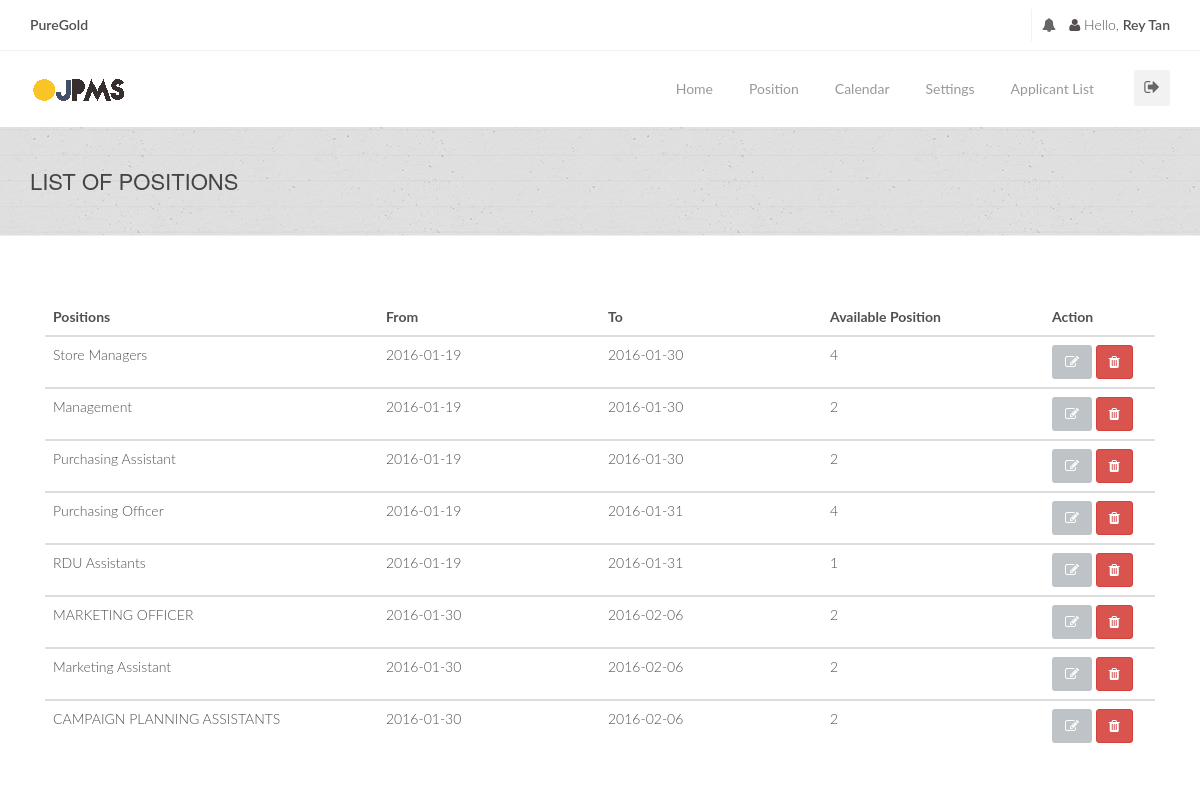
Screenshot of /company/company-positionlist.php (signed in) with the database file from the repository.
### tables this page shows
CREATE TABLE `companyinfotbl` (
  `CompanyID` int(255) NOT NULL AUTO_INCREMENT,
  `CompanyName` varchar(255) DEFAULT NULL,
  `Description` varchar(10000) DEFAULT NULL,
  `Industry` varchar(255) DEFAULT '',
  `Classification` varchar(255) DEFAULT NULL,
  `City` varchar(255) DEFAULT NULL,
  `PostalCode` varchar(255) DEFAULT NULL,
  `PhoneNum` varchar(255) DEFAULT NULL,
  `MobileNum` varchar(255) DEFAULT NULL,
  `Fax` varchar(255) DEFAULT NULL,
  `FirstName` varchar(255) DEFAULT NULL,
  `MiddleName` varchar(255) DEFAULT NULL,
  `LastName` varchar(255) DEFAULT NULL,
  `Position` varchar(255) DEFAULT NULL,
  `Department` varchar(255) DEFAULT NULL,
  `Email` varchar(255) DEFAULT NULL,
  `Password` varchar(255) DEFAULT NULL,
  `SaltedPassword` varchar(255) DEFAULT NULL,
  `Address` varchar(255) DEFAULT NULL,
  `Status` varchar(255) DEFAULT NULL,
  `Wesbite` varchar(255) DEFAULT NULL,
  PRIMARY KEY (`CompanyID`)
);

CREATE TABLE `comppositiontbl` (
  `PositionID` int(11) NOT NULL AUTO_INCREMENT,
  `CompanyID` varchar(50) DEFAULT NULL,
  `Email` varchar(255) DEFAULT NULL,
  `PostingDateFrom` varchar(255) DEFAULT NULL,
  `PostingDateTo` varchar(255) DEFAULT NULL,
  `PositionTitle` varchar(255) DEFAULT NULL,
  `PositionLevel` varchar(255) DEFAULT NULL,
  `JobDescription` varchar(255) DEFAULT NULL,
  `JSpecialization` varchar(255) DEFAULT NULL,
  `EType` varchar(255) DEFAULT NULL,
  `AvPosition` varchar(255) DEFAULT NULL,
  `MonthlySalary` varchar(255) DEFAULT NULL,
  `YExperience` varchar(255) DEFAULT NULL,
  `RelatedCourses` varchar(255) DEFAULT NULL,
  `DegreeLevel` varchar(255) DEFAULT NULL,
  `Languages` varchar(255) DEFAULT NULL,
  `ReqSkills` varchar(500) DEFAULT NULL,
  PRIMARY KEY (`PositionID`)
);

### connection.php (called while the page is built, shortened)
<?php
class GSecureSQLConfig
{
    static function get_mysqli_config($type = NULL)
    {
        if (strtoupper($type) == 'LOCALHOST') {
            return array(
                'host' => 'localhost:3306',
                'user' => 'root',
                'pass' => '',
                'db' => 'e2edb'
            );
        } else {
            return array(
                'host' => 'mysql.hostinger.ph',
                'user' => 'u987316885_e2edb',
                'pass' => 'o2ehQX3wqO',
                'db' => 'u987316885_e2edb'
            );
        }
    }
}
class GSecureSQL
{
    private static $config;
    private static function _get_mysqli_config()
    {
        self::$config = GSecureSQLConfig::get_mysqli_config();
    }
    static function query($sql, $has_return = FALSE, $types = NULL)
    {
        $cn = new mysqli(
            self::$config['host'],
            self::$config['user'],
            self::$config['pass'],
            self::$config['db']
        );
        $ret = NULL;
        $st = $cn->prepare($sql);
        if (is_null($types)) {
            if (!$has_return) {
                $st->execute();
                $st->close();
                $cn->close();
                $ret = 'Query has been executed';
            } else {
                $st->execute();
                $code_result = '$st->bind_result(';
                $bool = false;
                $p = array();
                for($i = 0; $i < $st->field_count; $i++){
                    if(!$bool){
                        $bool = true;
                        $code_result .= '$p[' . $i . ']';
                    }else{
                        $code_result .= ',$p[' . $i . ']';
                    }
                }
                $code_result .= ');';
                eval($code_result);
                $ret = array();
                $k = 0;
                while($st->fetch()){
                    for($i = 0; $i < count($p); $i++){
                        $ret[$k][$i] = $p[$i];
                    }
                    $k++;
                }
                $st->close();
                $cn->close();
            }
        } else {
            if (!$has_return) {
                $arg = func_get_args();
                $code = '$st->bind_param($types';
                for ($i = 3; $i < count($arg); $i++) {
                    $code .= ',$arg[' . $i . ']';
                }
                $code .= ');';
                eval($code);
                $st->execute();
                $st->close();
                $cn->close();
            } else {
                $arg = func_get_args();
                $code = '$st->bind_param($types';
                for ($i = 3; $i < count($arg); $i++) {
                    $code .= ',$arg[' . $i . ']';
                }
                $code .= ');';
                eval($code);
                $st->execute();
                $code_result = '$st->bind_result(';
                $bool = false;
                $p = array();
                for($i = 0; $i < $st->field_count; $i++){
                    if(!$bool){
                        $bool = true;
                        $code_result .= '$p[' . $i . ']';
                    }else{
                        $code_result .= ',$p[' . $i . ']';
                    }
                }
                $code_result .= ');';
                eval($code_result);
                $ret = array();
                $k = 0;
                while($st->fetch()){
                    for($i = 0; $i < count($p); $i++){
                        $ret[$k][$i] = $p[$i];
                    }
                    $k++;
                }
            }
        }
        return $ret;
    }
}

### company/company-positionlist.php (the view, shortened to what this page needs)
<?php
include('../connection.php');
if(isset($_SESSION['CompanyID'])){
    $CompanyID = $_SESSION['CompanyID'];
}
else{
    header("location: ../login-company.php");
}
$companyinfo_tbl =
    GSecureSQL::query(
        "SELECT CompanyName, FirstName, LastName FROM companyinfotbl WHERE CompanyID = ?",
        TRUE,
        "s",
        $CompanyID
    );
$CompanyName = $companyinfo_tbl[0][0];
$cFirstName = $companyinfo_tbl[0][1];
$cLastName = $companyinfo_tbl[0][2];
?>
<!doctype html>
<html lang="en">
<head>
    <link href="../css/bootstrap.min.css" rel="stylesheet"/>
    <link href="../css/bootstrapValidator.min.css" rel="stylesheet"/>
    <link rel="stylesheet" href="../css/font-awesome.min.css" type="text/css" media="screen">
    <link href="../fonts/ffonts/montserrat.css" rel="stylesheet" type="text/css">
    <link href="../fonts/ffonts/kaushan.css" rel="stylesheet" type="text/css">
    <link href="../fonts/ffonts/droid.css" rel="stylesheet" type="text/css">
    <link href="../fonts/ffonts/roboto.css" rel="stylesheet" type="text/css">
    <link rel="stylesheet" type="text/css" href="../css/slicknav.css" media="screen">
    <link rel="stylesheet" type="text/css" href="../css/style.css" media="screen">
    <link rel="stylesheet" type="text/css" href="../css/responsive.css" media="screen">
    <link rel="stylesheet" type="text/css" href="../css/animate.css" media="screen">
    <link rel="stylesheet" type="text/css" href="../css/colors/yellow.css" title="yellow" media="screen"/>
</head>
<body>
    <div id="container">
        <div class="hidden-header"></div>
        <header class="clearfix">
            <div class="top-bar">
                <div class="container">
                    <div class="row">
                        <div class="col-md-6">
                            <ul class="contact-details">
                                <li class="profile-name"><b><?php echo $CompanyName; ?></b></li>
                            </ul>
                        </div>
                        <div class="col-md-6">
                            <ul class="social-list">
                                <li class="profile-name">
                                    <a class="bell itl-tooltip" data-placement="bottom" title="" href="#"
                                       data-original-title="Notification"><i class="fa fa-bell"></i></a>
                                </li>
                                <li class="profile-name">
                                </li>
                                <li class="profile-name">
                                    <i class="fa fa-user"></i> Hello, <b><?php echo $cFirstName . " " . $cLastName; ?></b>
                                </li>
                            </ul>
                        </div>
                    </div>
                </div>
            </div>
            <div class="navbar navbar-default navbar-top">
                <div class="container">
                    <div class="navbar-header">
                        <a class="navbar-brand" href="">
                            <img src="../images/ojpms.png">
                        </a>
                    </div>
                    <div class="navbar-collapse collapse">
                        <div class="signout-side">
                            <a class="show-signout" data-toggle='modal' data-target='#Logout'><i class="fa fa-sign-out"></i></a>
                        </div>
                        <ul class="nav navbar-nav navbar-right">
                            <li>
                                <a href="company.php">Home</a>
                            </li>
                            <li>
                                <a>Position</a>
                            </li>
                            <li>
                                <a href="company-calendar.php">Calendar</a>
                            </li>
                            <li><a href="company-settings.php">Settings</a>
                            </li>
                            <li>
                                <a>Applicant List</a>
                            </li>
                        </ul>
                    </div>
                </div>
             </div>
        </header>
        <div class="page-banner" style="padding:40px 0; center #f9f9f9;">
            <div class="container">
                <div class="row">
                    <div class="col-md-6">
                        <h2>List of Positions</h2>
                    </div>
                </div>
            </div>
        </div>
        <br><br><br>
        <div class="container">
            <div class="col-md-12">
                <table class="table segment table-hover" width="100%" cellpadding="0">
                    <thead>
                        <tr>
                            <th width='30%' class='tabletitle'>Positions</th>
                            <th width='20%' class='tabletitle'>From</th>
                            <th width='20%' class='tabletitle'>To</th>
                            <th width='20%' class='tabletitle'>Available Position</th>
                            <th width='15%' class='tabletitle'>Action</th>
                    </thead>
                    <?php
                        $compposition_tbl =
                        GSecureSQL::query(
                            "SELECT
                                PositionID,
                                PositionTitle,
                                PostingDateFrom,
                                PostingDateTo,
                                AvPosition
                            FROM
                              comppositiontbl
                            WHERE CompanyID = ? ORDER BY PostingDateFrom ASC",
                            TRUE,
                            "s",
                            $CompanyID
                        );
                        foreach ($compposition_tbl as $value) {
                        $PositionTitle = $value[1];
                        $PostingDateFrom = $value[2];
                        $PostingDateTo = $value[3];
                        $AvPosition = $value[4];
                    ?>
                    <tbody>
                        <tr>
                            <td width=20% class='tabletitle'><?php echo $PositionTitle; ?></td>
                            <td width=20% class='tabletitle'><?php echo $PostingDateFrom; ?></td>
                            <td width=20% class='tabletitle'><?php echo $PostingDateTo; ?></td>
                            <td width=20% class='tabletitle'><?php echo $AvPosition; ?></td>
                            <td width=15% class='tabletitle'>
                                <a id='Edit' name="btnedit" href="company-editposition.php" class='btn btn-default'>
                                    <i class='fa fa-pencil-square-o fa-1x'></i>
                                </a>
                                <button name='btndelete' href="" class='btn btn-danger'>
                                    <i class='fa fa-trash fa-1x'></i>
                                </button>
                            </td>
                        </tr>
                    </tbody>
                    <?php
                    }
                    ?>
                </table>
            </div>
        </div>
    </div>
</body>
</html>

### css/colors/yellow.css (style rules this page uses)
a { color: #444; }
.navbar-default .navbar-nav > li > a:after { background-color: #f8ba01; }

### rows the page displays
companyinfotbl: CompanyName "PureGold", FirstName "Rey", LastName "Tan"
comppositiontbl: PositionTitle "Store Managers", PostingDateFrom "2016-01-19", PostingDateTo "2016-01-30", AvPosition "4"
comppositiontbl: PositionTitle "Management", PostingDateFrom "2016-01-19", PostingDateTo "2016-01-30", AvPosition "2"
comppositiontbl: PositionTitle "Purchasing Assistant", PostingDateFrom "2016-01-19", PostingDateTo "2016-01-30", AvPosition "2"
comppositiontbl: PositionTitle "Purchasing Officer", PostingDateFrom "2016-01-19", PostingDateTo "2016-01-31", AvPosition "4"
comppositiontbl: PositionTitle "RDU Assistants", PostingDateFrom "2016-01-19", PostingDateTo "2016-01-31", AvPosition "1"
comppositiontbl: PositionTitle "MARKETING OFFICER", PostingDateFrom "2016-01-30", PostingDateTo "2016-02-06", AvPosition "2"
comppositiontbl: PositionTitle "Marketing Assistant", PostingDateFrom "2016-01-30", PostingDateTo "2016-02-06", AvPosition "2"
comppositiontbl: PositionTitle "CAMPAIGN PLANNING ASSISTANTS", PostingDateFrom "2016-01-30", PostingDateTo "2016-02-06", AvPosition "2"
